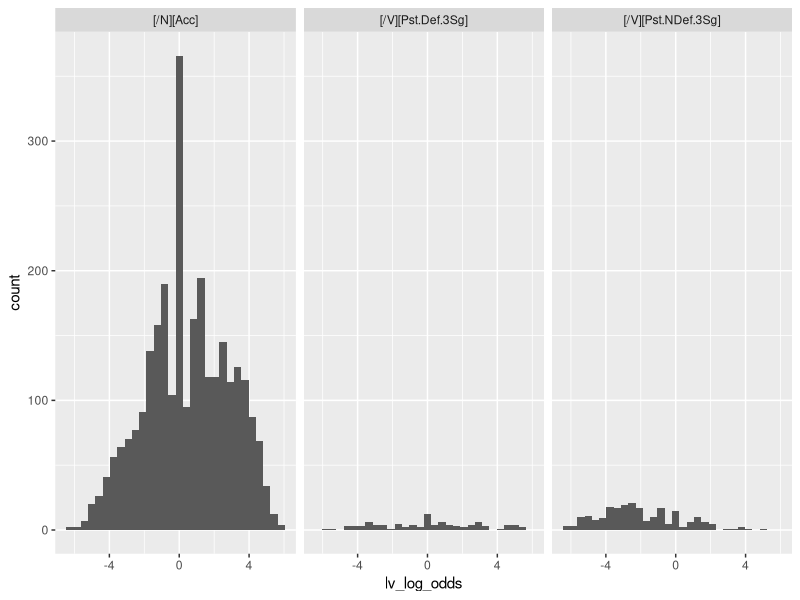
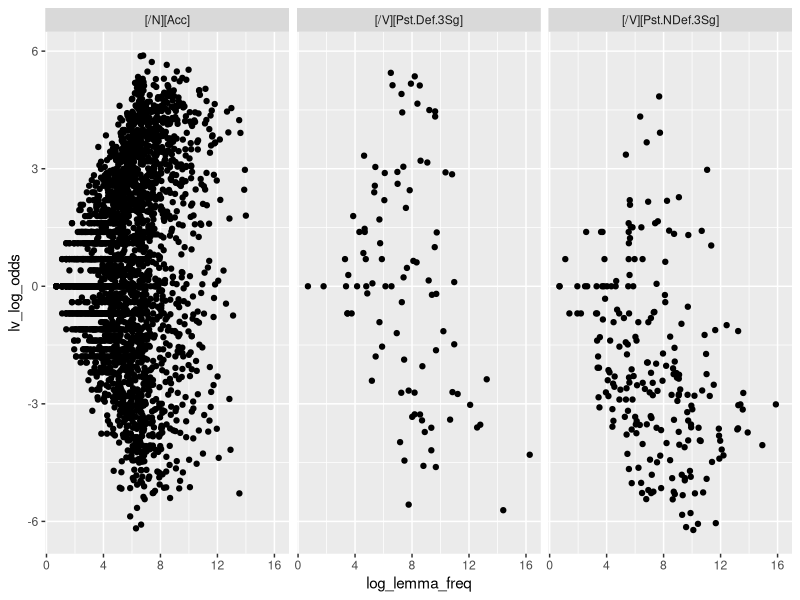
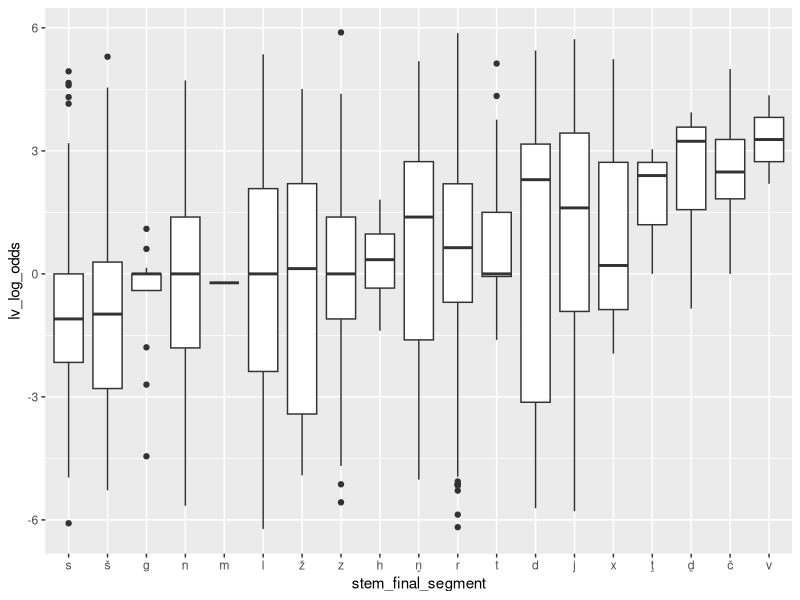
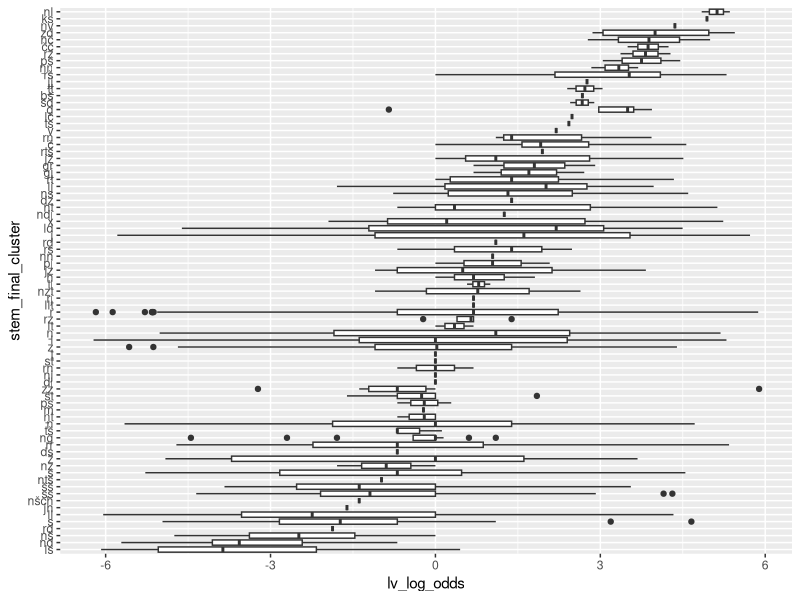

Reproduce these figures in R, in order.
setwd('~/Github/RaczRebrus2025/')

library(tidyverse)

d = read_tsv('lv_n_v_pairs.tsv')

d |> 
  ggplot(aes(lv_log_odds)) +
  geom_histogram() +
  facet_wrap(~ xpostag)

d |> 
  mutate(log_lemma_freq = log(lemma_freq)) |> 
  ggplot(aes(log_lemma_freq, lv_log_odds)) +
  facet_wrap( ~ xpostag) +
  geom_point()

s1 = d |> 
  summarise(mean = mean(lv_log_odds), .by = stem_final_segment) |> 
  mutate(stem_final_segment = fct_reorder(stem_final_segment, mean)) |> 
  pull(stem_final_segment) |> 
  levels()

s2 = d |> 
  summarise(mean = mean(lv_log_odds), .by = stem_final_cluster) |> 
  mutate(stem_final_cluster = fct_reorder(stem_final_cluster, mean)) |> 
  pull(stem_final_cluster) |> 
  levels()

d |> 
  mutate(stem_final_segment = factor(stem_final_segment, levels = s1)) |> 
  ggplot(aes(x = stem_final_segment, lv_log_odds)) +
  geom_boxplot()

d |> 
  mutate(stem_final_cluster = factor(stem_final_cluster, levels = s2)) |> 
  ggplot(aes(x = stem_final_cluster, lv_log_odds)) +
  geom_boxplot() +
  coord_flip()
